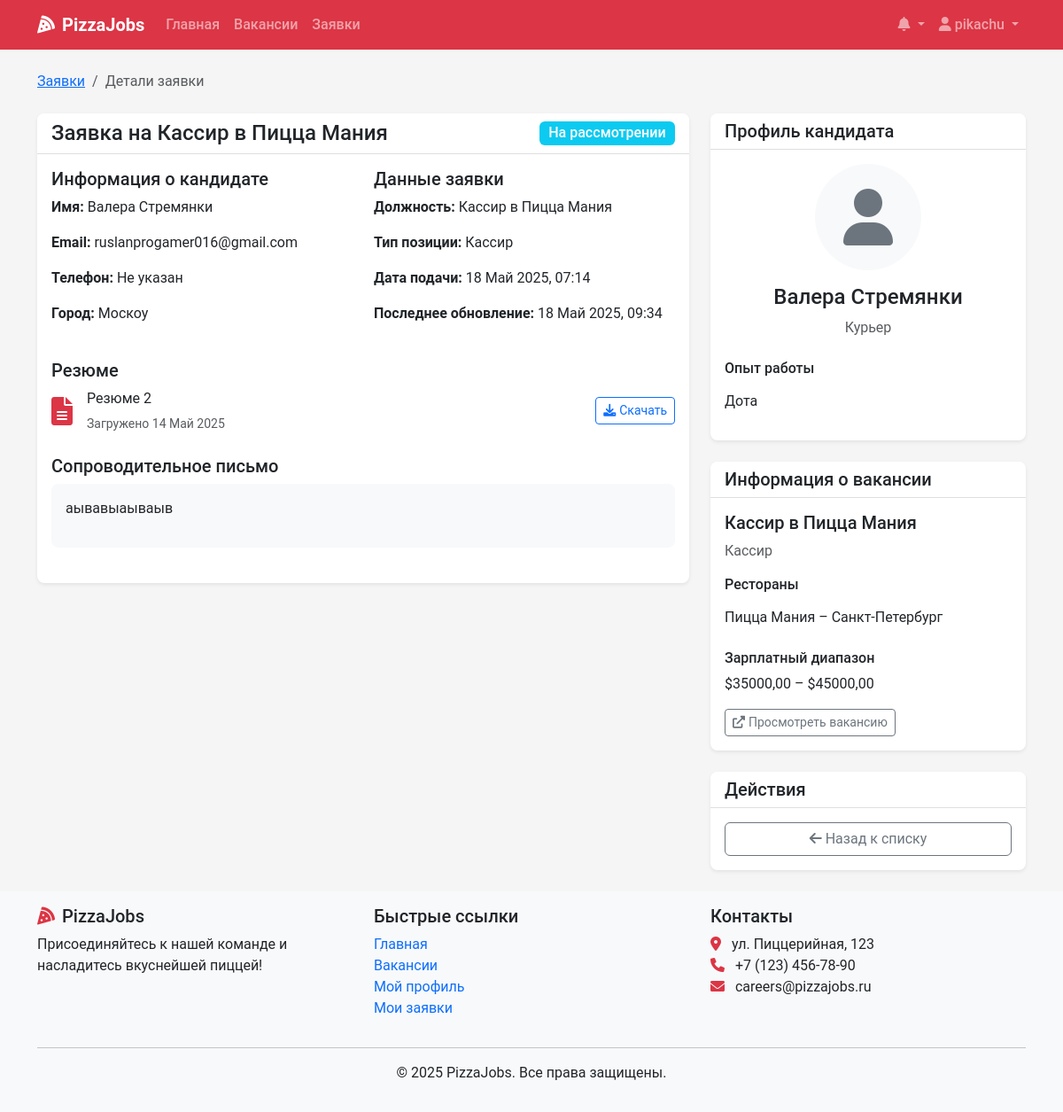
The page /applications/4/ (signed in) on the database as committed earlier.
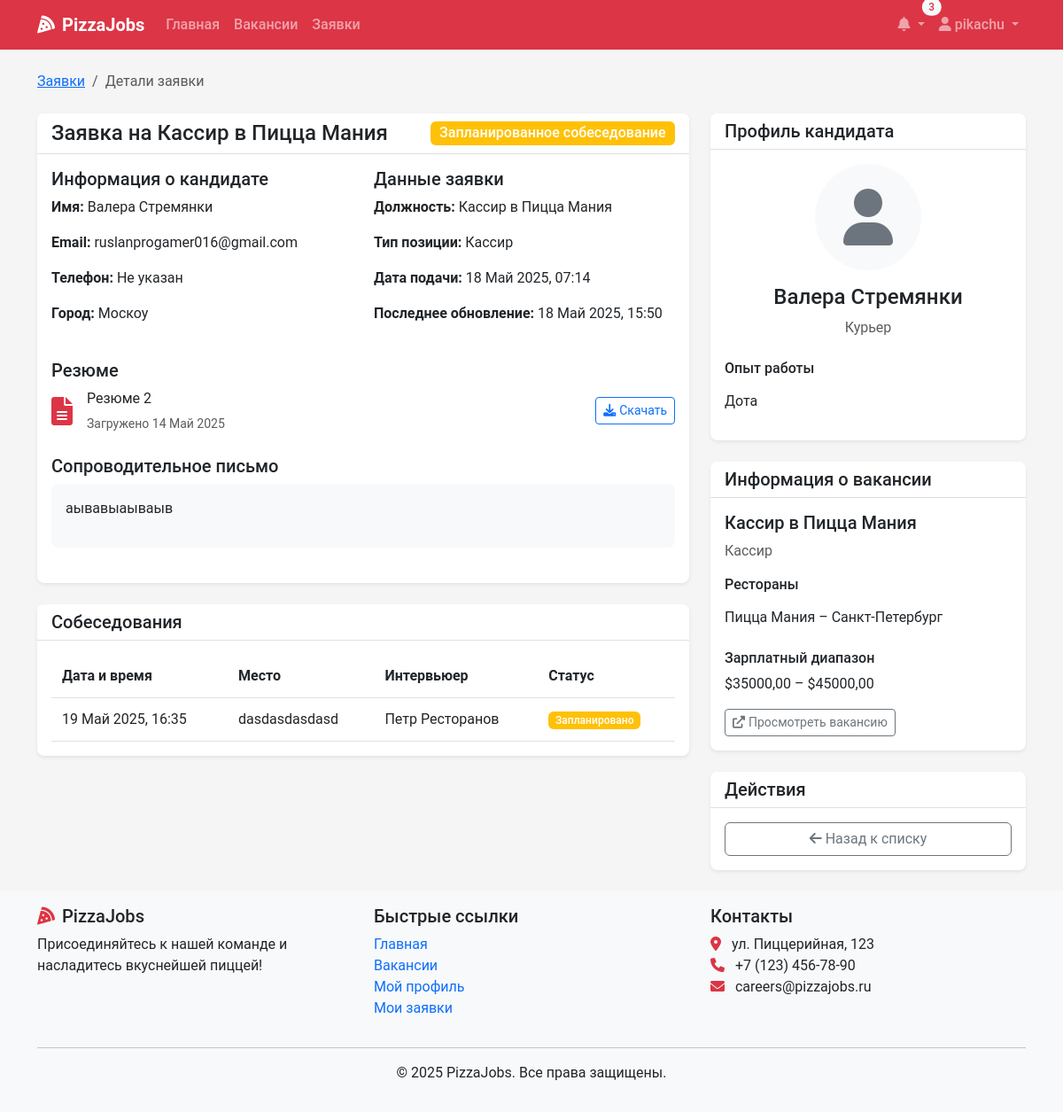
The same page on the database as committed later.
### recruitment/models.py (models this page shows, shortened)
class Application(models.Model):
    vacancy = models.ForeignKey(Vacancy, on_delete=models.CASCADE, related_name='applications')
    user = models.ForeignKey(User, on_delete=models.CASCADE, related_name='applications')
    resume = models.ForeignKey(Resume, on_delete=models.SET_NULL, null=True, blank=True, related_name='applications')
    cover_letter = models.TextField(blank=True, null=True)
    status = models.CharField(max_length=20, choices=ApplicationStatus.choices, default=ApplicationStatus.NEW)
    applied_at = models.DateTimeField(auto_now_add=True)
    updated_at = models.DateTimeField(auto_now=True)

class Restaurant(models.Model):
    name = models.CharField(max_length=100)
    address = models.CharField(max_length=255)
    city = models.CharField(max_length=100)
    manager = models.ForeignKey(User, on_delete=models.SET_NULL, null=True, blank=True, related_name='managed_restaurants')

class Vacancy(models.Model):
    title = models.CharField(max_length=100)
    position_type = models.ForeignKey(PositionType, on_delete=models.CASCADE, related_name='vacancies')
    restaurants = models.ManyToManyField(Restaurant, related_name='vacancies')
    description = models.TextField()
    requirements = models.TextField()
    responsibilities = models.TextField()
    conditions = models.TextField()
    salary_min = models.DecimalField(max_digits=10, decimal_places=2, null=True, blank=True)
    salary_max = models.DecimalField(max_digits=10, decimal_places=2, null=True, blank=True)
    is_active = models.BooleanField(default=True)
    created_at = models.DateTimeField(auto_now_add=True)
    updated_at = models.DateTimeField(auto_now=True)
    created_by = models.ForeignKey(User, on_delete=models.SET_NULL, null=True, related_name='created_vacancies')
    class Meta:
        verbose_name_plural = "Vacancies"

class UserProfile(models.Model):
    user = models.OneToOneField(User, on_delete=models.CASCADE, related_name='profile')
    role = models.CharField(max_length=20, choices=UserRole.choices, default=UserRole.CANDIDATE)
    phone = models.CharField(max_length=15, blank=True, null=True)
    city = models.CharField(max_length=100, blank=True, null=True)
    photo = models.ImageField(upload_to='profile_photos/', blank=True, null=True)
    about = models.TextField(blank=True, null=True)
    desired_position = models.CharField(max_length=100, blank=True, null=True)
    experience = models.TextField(blank=True, null=True)
    education = models.TextField(blank=True, null=True)

class PositionType(models.Model):
    title = models.CharField(max_length=100, unique=True)
    description = models.TextField()

class Resume(models.Model):
    user = models.ForeignKey(User, on_delete=models.CASCADE, related_name='resumes')
    file = models.FileField(upload_to=resume_file_path)
    title = models.CharField(max_length=100)
    uploaded_at = models.DateTimeField(auto_now_add=True)
    is_active = models.BooleanField(default=True)

class Interview(models.Model):
    application = models.ForeignKey(Application, on_delete=models.CASCADE, related_name='interviews')
    scheduled_by = models.ForeignKey(User, on_delete=models.SET_NULL, null=True, related_name='scheduled_interviews')
    interviewer = models.ForeignKey(User, on_delete=models.SET_NULL, null=True, related_name='assigned_interviews')
    restaurant = models.ForeignKey(Restaurant, on_delete=models.CASCADE, related_name='interviews')
    date_time = models.DateTimeField()
    location = models.CharField(max_length=255)
    is_online = models.BooleanField(default=False)
    meeting_link = models.URLField(blank=True, null=True)
    notes = models.TextField(blank=True, null=True)
    completed = models.BooleanField(default=False)

### recruitment/views.py (the view, shortened to what this page needs)
# urls.py: path('applications/<int:application_id>/', views.application_detail, name='application_detail'),
@login_required
def application_detail(request, application_id):
    application = get_object_or_404(Application, id=application_id)
    user_profile = get_object_or_404(UserProfile, user=request.user)
    if user_profile.role == UserRole.CANDIDATE:
        if application.user != request.user:
            return HttpResponseForbidden("You don't have permission to view this application.")
    elif user_profile.role == UserRole.RESTAURANT_MANAGER:
        manager_restaurants = Restaurant.objects.filter(manager=request.user)
        application_restaurants = application.vacancy.restaurants.all()
        if not any(r in manager_restaurants for r in application_restaurants):
            return HttpResponseForbidden("You don't have permission to view this application.")
    comments = ApplicationComment.objects.filter(application=application).order_by('created_at')
    interviews = Interview.objects.filter(application=application).order_by('date_time')
    status_form = None
    comment_form = None
    interview_form = None
    context = {
        'application': application,
        'comments': comments,
        'interviews': interviews,
        'status_form': status_form,
        'comment_form': comment_form,
        'interview_form': interview_form,
    }
    return render(request, 'applications/detail.html', context)

### templates/applications/detail.html (shortened to what the changed rows need)
{% extends 'base.html' %}
{% load crispy_forms_tags %}
{% block content %}
<div class="container">
    <div class="row">
        <div class="col-lg-8">
            <div class="card shadow mb-4">
                <div class="card-header bg-white">
                    <div class="d-flex justify-content-between align-items-center">
                        <h2 class="h4 mb-0">Заявка на {{ application.vacancy.title }}</h2>
                        <span class="badge {% if application.status == 'NEW' %}bg-primary{% elif application.status == 'REVIEWING' %}bg-info{% elif application.status == 'INTERVIEW_SCHEDULED' %}bg-warning{% elif application.status == 'ACCEPTED' %}bg-success{% elif application.status == 'REJECTED' %}bg-danger{% else %}bg-secondary{% endif %} fs-6">
                            {{ application.get_status_display }}
                        </span>
                    </div>
                </div>
                <div class="card-body">
                    <div class="row mb-4">
                        <div class="col-md-6">
                            <h5>Информация о кандидате</h5>
                            <p><strong>Имя:</strong> {{ application.user.get_full_name }}</p>
                            <p><strong>Email:</strong> {{ application.user.email }}</p>
                            <p><strong>Телефон:</strong> {{ application.user.profile.phone|default:"Не указан" }}</p>
                            <p><strong>Город:</strong> {{ application.user.profile.city|default:"Не указан" }}</p>
                        </div>
                        <div class="col-md-6">
                            <h5>Данные заявки</h5>
                            <p><strong>Должность:</strong> {{ application.vacancy.title }}</p>
                            <p><strong>Тип позиции:</strong> {{ application.vacancy.position_type.title }}</p>
                            <p><strong>Дата подачи:</strong> {{ application.applied_at|date:"j F Y, H:i" }}</p>
                            <p><strong>Последнее обновление:</strong> {{ application.updated_at|date:"j F Y, H:i" }}</p>
                        </div>
                    </div>
                    {% if application.resume %}
                        <div class="mb-4">
                            <h5>Резюме</h5>
                            <div class="d-flex align-items-center">
                                <i class="fas fa-file-alt fa-2x text-danger me-3"></i>
                                <div>
                                    <p class="mb-1">{{ application.resume.title }}</p>
                                    <small class="text-muted">Загружено {{ application.resume.uploaded_at|date:"j F Y" }}</small>
                                </div>
                                <a href="{{ application.resume.file.url }}" class="btn btn-sm btn-outline-primary ms-auto" target="_blank">
                                    <i class="fas fa-download me-1"></i>Скачать
                                </a>
                            </div>
                        </div>
                    {% endif %}
                    {% if application.cover_letter %}
                        <div class="mb-4">
                            <h5>Сопроводительное письмо</h5>
                            <div class="card">
                                <div class="card-body bg-light">
                                    {{ application.cover_letter|linebreaks }}
                                </div>
                            </div>
                        </div>
                    {% endif %}
                </div>
            </div>
            {% if interviews %}
                <div class="card shadow mb-4">
                    <div class="card-header bg-white">
                        <h3 class="h5 mb-0">Собеседования</h3>
                    </div>
                    <div class="card-body">
                        <div class="table-responsive">
                            <table class="table">
                                <thead>
                                    <tr>
                                        <th>Дата и время</th>
                                        <th>Место</th>
                                        <th>Интервьюер</th>
                                        <th>Статус</th>
                                    </tr>
                                </thead>
                                <tbody>
                                    {% for interview in interviews %}
                                        <tr>
                                            <td>{{ interview.date_time|date:"j F Y, H:i" }}</td>
                                            <td>
                                                {% if interview.is_online %}
                                                    <span class="badge bg-info">Онлайн</span>
                                                    {% if interview.meeting_link %}
                                                        <a href="{{ interview.meeting_link }}" target="_blank" class="ms-2">
                                                            <i class="fas fa-video"></i>Присоединиться
                                                        </a>
                                                    {% endif %}
                                                {% else %}
                                                    {{ interview.location }}
                                                {% endif %}
                                            </td>
                                            <td>
                                                {% if interview.interviewer %}
                                                    {{ interview.interviewer.get_full_name }}
                                                {% else %}
                                                    Не назначено
                                                {% endif %}
                                            </td>
                                            <td>
                                                <span class="badge {% if interview.completed %}bg-success{% else %}bg-warning{% endif %}">
                                                    {% if interview.completed %}Завершено{% else %}Запланировано{% endif %}
                                                </span>
                                            </td>
                                        </tr>
                                    {% endfor %}
                                </tbody>
                            </table>
                        </div>
                    </div>
                </div>
            {% endif %}
        </div>
        <div class="col-lg-4">
            <div class="card shadow mb-4">
                <div class="card-body text-center">
                    {% if application.user.profile.photo %}
                        <img src="{{ application.user.profile.photo.url }}" alt="Фото профиля" class="rounded-circle mb-3" style="width: 120px; height: 120px; object-fit: cover;">
                    {% else %}
                        <div class="rounded-circle bg-light d-flex align-items-center justify-content-center mx-auto mb-3" style="width: 120px; height: 120px;">
                            <i class="fas fa-user fa-4x text-secondary"></i>
                        </div>
                    {% endif %}
                    <h4>{{ application.user.get_full_name }}</h4>
                    <p class="text-muted">{{ application.user.profile.desired_position|default:"Должность не указана" }}</p>
                    {% if application.user.profile.experience %}
                        <div class="text-start mt-4">
                            <h6>Опыт работы</h6>
                            <p>{{ application.user.profile.experience|linebreaks }}</p>
                        </div>
                    {% endif %}
                </div>
            </div>
            <div class="card shadow mb-4">
                <div class="card-body">
                    <h5>{{ application.vacancy.title }}</h5>
                    <p class="text-muted">{{ application.vacancy.position_type.title }}</p>
                    <div class="mb-3">
                        <h6>Рестораны</h6>
                        <ul class="list-group list-group-flush">
                            {% for restaurant in application.vacancy.restaurants.all %}
                                <li class="list-group-item px-0">
                                    {{ restaurant.name }} – {{ restaurant.city }}
                                </li>
                            {% endfor %}
                        </ul>
                    </div>
                    <div class="mb-3">
                        <h6>Зарплатный диапазон</h6>
                        <p>
                            {% if application.vacancy.salary_min and application.vacancy.salary_max %}
                                ${{ application.vacancy.salary_min }} – ${{ application.vacancy.salary_max }}
                            {% elif application.vacancy.salary_min %}
                                От ${{ application.vacancy.salary_min }}
                            {% elif application.vacancy.salary_max %}
                                До ${{ application.vacancy.salary_max }}
                            {% else %}
                                Не указано
                            {% endif %}
                        </p>
                    </div>
                    <a href="{% url 'vacancy_detail' application.vacancy.id %}" class="btn btn-sm btn-outline-secondary">
                        <i class="fas fa-external-link-alt me-1"></i>Просмотреть вакансию
                    </a>
                </div>
            </div>
        </div>
    </div>
</div>
{% endblock %}

### templates/base.html (shortened to what the changed rows need)
<!DOCTYPE html>
<html lang="ru">
<head>
    <link href="https://cdn.jsdelivr.net/npm/bootstrap@5.3.0-alpha1/dist/css/bootstrap.min.css" rel="stylesheet">
    <link rel="stylesheet" href="https://cdnjs.cloudflare.com/ajax/libs/font-awesome/6.0.0/css/all.min.css">
    <link rel="stylesheet" href="/static/css/main.css">
</head>
<body>
    <nav class="navbar navbar-expand-lg navbar-dark bg-danger sticky-top">
        <div class="container">
            <div class="collapse navbar-collapse" id="navbarNav">
                <ul class="navbar-nav">
                    {% if user.is_authenticated %}
                        <li class="nav-item dropdown">
                            <a class="nav-link dropdown-toggle position-relative" href="#" id="notificationDropdown" role="button" data-bs-toggle="dropdown">
                                <i class="fas fa-bell"></i>
                                {% if unread_count %}
                                    <span class="badge rounded-pill bg-light text-danger position-absolute top-0 start-100 translate-middle">
                                        {{ unread_count }}
                                    </span>
                                {% endif %}
                            </a>
                        </li>
                    {% endif %}
                </ul>
            </div>
        </div>
    </nav>
    <main class="py-4">
        {% block content %}{% endblock %}
    </main>
</body>
</html>

Rows that differ between the two databases and show on the page:
changed Application "аывавыаываыв": status "На рассмотрении" → "Запланированное собеседование"; updated_at "18 Май 2025, 09:34" → "18 Май 2025, 15:50"
added Interview: date_time "19 Май 2025, 16:35", location "dasdasdasdasd", interviewer.get_full_name "Петр Ресторанов", completed "Запланировано"
Other text that changed with them:
{{ unread_count }}: (not shown) → "3"
text now shown: "Собеседования Дата и время Место Интервьюер Статус"
